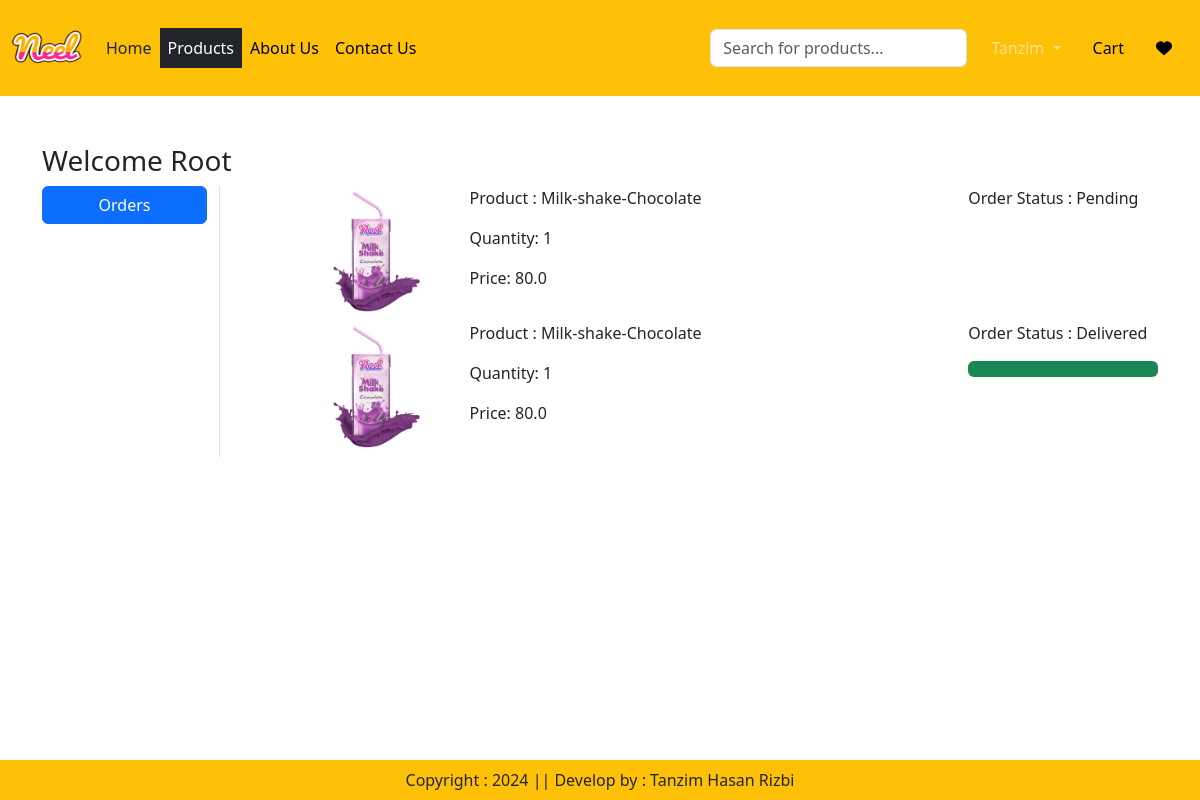
Screenshot of /orders/ (signed in) with the database file from the repository.
### app/models.py (models this page shows, shortened)
class OrderPlaced(models.Model):
    user = models.ForeignKey(User, on_delete=models.CASCADE)
    customer = models.ForeignKey(Customer, on_delete=models.CASCADE)
    product = models.ForeignKey(Product, on_delete=models.CASCADE)
    quantity = models.PositiveIntegerField(default=1)
    ordered_date = models.DateTimeField(auto_now_add=True)
    status = models.CharField(max_length=50, choices=STATUS_CHOICES, default='Pending')
    payment = models.ForeignKey(Payment, on_delete=models.CASCADE, default="")
    @property
    def total_cost(self):
        return self.quantity * self.product.discounted_price

class Product(models.Model):
    title = models.CharField(max_length=100)
    selling_price = models.FloatField()
    discounted_price = models.FloatField()
    description = models.TextField()
    composition = models.TextField(default='')
    prodapp = models.TextField(default='')
    category = models.CharField(choices=CATEGORY_CHOICES,max_length=2)
    product_image = models.ImageField(upload_to='product')

### app/views.py (the view)
# urls.py: path('orders/', views.orders, name='orders'),
def orders(request):
    totalitem = 0
    if request.user.is_authenticated:
        totalitem = len(Cart.objects.filter(user=request.user))
    order_placed = OrderPlaced.objects.filter(user=request.user)
    return render(request,'orders.html',{'order_placed': order_placed})

### template/orders.html (shortened to what this page needs)
{% extends 'index.html' %}
{% load static %}
{% block main-content %}
<div class="container my-5">
    <div class="row">
        <h3>Welcome <span class="text-capitalize">{{request.user}}</span></h3>
        <div class="col-sm-2 border-end">
            <ul class="list-unstyled">
                <li class="d-grid"><a href="{% url 'orders' %}" class="btn btn-primary">Orders</a></li>
            </ul>
        </div>
        <div class="col-sm-9 offset-sm-1">
            {% for op in  order_placed %}
            <div class="row">
                <div class="col-sm-2">
                    <img src="{{op.product.product_image.url}}" class="img-fluid" height="100" width="100"/>
                </div>
                <div class="col-sm-7">
                    <p>Product : {{op.product.title}}</p>
                    <p>Quantity: {{op.quantity}}</p>
                    <p>Price: {{op.total_cost}}</p>
                </div>
                <div class="col-sm-3">
                    <p>Order Status : {{op.status}}</p>
                        {% if op.status == 'Delivered' %}
                        <div class="progress">
                            <div class="progress-bar bg-success" role="progressbar" style="width: 100%" aria-valuenow="100" aria-valuemin="0" aria-valuemax="100"></div>
                        </div>
                        {% endif %}
                    </div>
                </div>
                {% endfor %}
            </div>
        </div>
    </div>
{% endblock main-content %}

### rows the page displays
OrderPlaced: product.product_image (picture), product "Milk-shake-Chocolate", quantity "1", total_cost "80.0", status "Pending"
OrderPlaced: product.product_image (picture), product "Milk-shake-Chocolate", quantity "1", total_cost "80.0", status "Delivered"

### other values shown
{{ request.user }} "Root"
